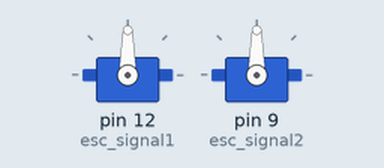
Recording of a sketch running on a simulated Arduino Uno, built with avr-gcc and run on an emulated ATmega328P. On the bench: 2 × servo.

Above: at 0.1 s.
At 1.1 s:
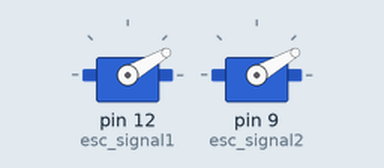
At 4.1 s:
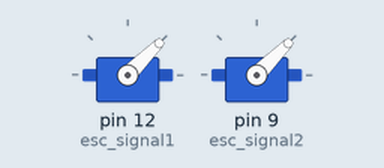
Timing chart, 0 to 5.6 s (numbered marks = the images above):
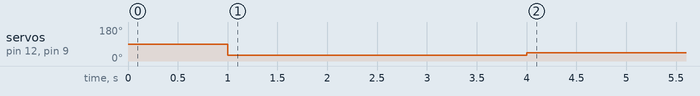

The sketch:

BLDC_Motor_Control_Arduino.ino
```cpp
#include <Servo.h>

Servo esc_signal1;
Servo esc_signal2;
void setup() {
  // put your setup code here, to run once:
Serial.begin(115200);
  esc_signal1.attach(12);
  esc_signal2.attach(9);
  delay(1000);
  esc_signal1.write(30);   //ESC arm command. ESCs won't start unless input speed is less during initialization.
  esc_signal2.write(30);
  delay(3000);             //ESC initialization delay.
}

void loop() {
  // put your main code here, to run repeatedly:
 esc_signal1.write(45);
 esc_signal2.write(45);
}
```

Measured:
- by itself, servo on pin 12 (esc_signal1), servo on pin 9 (esc_signal2): 90° → 30° at 1.0 s, → 45° 3.0 s later
